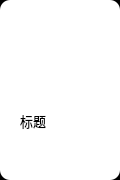
<?xml version="1.0" encoding="UTF-8"?>
<ui version="4.0">
 <class>item</class>
 <widget class="QWidget" name="item">
  <property name="geometry">
   <rect>
    <x>0</x>
    <y>0</y>
    <width>120</width>
    <height>180</height>
   </rect>
  </property>
  <property name="minimumSize">
   <size>
    <width>120</width>
    <height>180</height>
   </size>
  </property>
  <property name="maximumSize">
   <size>
    <width>120</width>
    <height>180</height>
   </size>
  </property>
  <property name="windowTitle">
   <string>Form</string>
  </property>
  <property name="styleSheet">
   <string notr="true">#item {
	background-color: rgb(0, 0, 0);
}
#main {
	border-radius: 10px;
	background-color: rgb(255, 255, 255);
}

#addBtn {
	border: none;
	border-image: url(:/ico/image/add-item.png);
}
#addBtn:hover {
	border-image: url(:/ico/image/add-item-ed.png);
}

#edit {
	border: none;
	border-image: url(:/ico/image/common-icon/edit.png);
}
#edit:hover {
	border-image: url(:/ico/image/common-icon/edit-ed.png);
}

#remove {
	border: none;
	border-image: url(:/ico/image/common-icon/delete.png);
}
#remove:hover {
	border-image: url(:/ico/image/common-icon/delete-ed.png);
}

#more {
	border: none;
	border-image: url(:/ico/image/common-icon/more.png);
}
#more:hover {
	border-image: url(:/ico/image/common-icon/more-ed.png);
}</string>
  </property>
  <widget class="QWidget" name="main" native="true">
   <property name="geometry">
    <rect>
     <x>0</x>
     <y>0</y>
     <width>120</width>
     <height>180</height>
    </rect>
   </property>
   <property name="minimumSize">
    <size>
     <width>120</width>
     <height>180</height>
    </size>
   </property>
   <widget class="QPushButton" name="addBtn">
    <property name="geometry">
     <rect>
      <x>20</x>
      <y>20</y>
      <width>81</width>
      <height>81</height>
     </rect>
    </property>
    <property name="cursor">
     <cursorShape>PointingHandCursor</cursorShape>
    </property>
    <property name="text">
     <string/>
    </property>
   </widget>
   <widget class="QLabel" name="title">
    <property name="geometry">
     <rect>
      <x>20</x>
      <y>110</y>
      <width>81</width>
      <height>21</height>
     </rect>
    </property>
    <property name="font">
     <font>
      <family>Microsoft YaHei UI</family>
      <pointsize>10</pointsize>
     </font>
    </property>
    <property name="text">
     <string>标题</string>
    </property>
    <property name="alignment">
     <set>Qt::AlignLeading|Qt::AlignLeft|Qt::AlignVCenter</set>
    </property>
   </widget>
   <widget class="QPushButton" name="edit">
    <property name="geometry">
     <rect>
      <x>20</x>
      <y>140</y>
      <width>21</width>
      <height>21</height>
     </rect>
    </property>
    <property name="cursor">
     <cursorShape>PointingHandCursor</cursorShape>
    </property>
    <property name="text">
     <string/>
    </property>
   </widget>
   <widget class="QPushButton" name="remove">
    <property name="geometry">
     <rect>
      <x>50</x>
      <y>140</y>
      <width>21</width>
      <height>21</height>
     </rect>
    </property>
    <property name="cursor">
     <cursorShape>PointingHandCursor</cursorShape>
    </property>
    <property name="text">
     <string/>
    </property>
   </widget>
   <widget class="QPushButton" name="more">
    <property name="geometry">
     <rect>
      <x>80</x>
      <y>140</y>
      <width>21</width>
      <height>21</height>
     </rect>
    </property>
    <property name="cursor">
     <cursorShape>PointingHandCursor</cursorShape>
    </property>
    <property name="text">
     <string/>
    </property>
   </widget>
  </widget>
 </widget>
 <resources>
  <include location="../../../resource/main.qrc"/>
 </resources>
 <connections/>
</ui>
